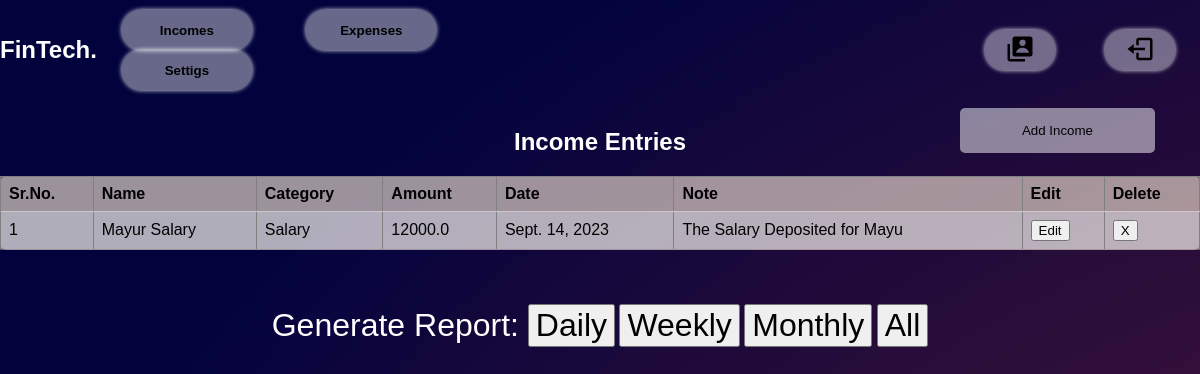
Page /incomes (signed in) on the committed database.
### FinTech/models.py (models this page shows, shortened)
class Income(models.Model):
    user = models.ForeignKey(User, related_name='user_name', on_delete=models.CASCADE)
    name= models.CharField(max_length=50)
    date = models.DateField(default=date.today())
    amount= models.FloatField()
    category = models.ForeignKey(IncomeCategory, related_name='income_catg', on_delete=models.CASCADE)
    note=models.TextField()

class IncomeCategory(models.Model):
    name = models.CharField(max_length=50, unique=True)
    def __str__(self):
        return self.name

### FinTech/views.py (the view, shortened to what this page needs)
# urls.py: path('incomes',views.income,name="incomes"),
def income(request):
    if request.user.is_authenticated:
        incomes_catg= IncomeCategory.objects.all()
        incomes= Income.objects.filter(user=request.user.id)
        return render(request,"income.html",{"categories":incomes_catg,"incomes":incomes})
    else:
        return redirect("/")

### templates/income.html (shortened to what this page needs)
{% load static %}
<!DOCTYPE html>
<html>
<head>
    <link rel="stylesheet" href="{% static './expense.css' %}">
    <link rel="stylesheet" href="{% static 'nav.css' %}">
</head>
<body>
    <nav class="nav">
        <a href="/dashboard" id="logo"><h1>FinTech.</h1></a>
         <div class="nav-button">
             <button class="btn" id="Income" onclick="location.href='/incomes'">Incomes</button>
             <button class="btn" id="Expense" onclick="location.href='/expenses'">Expenses</button>
             <button class="btn" id="Setting" onclick="location.href='/settings'">Settigs</button>
         </div>
         <div class="nav-logo">
             <button class="btn left" id="Profile" onclick="location.href='/profile'"><img/></button>
             <button class="btn left" id="Logout" onclick="location.href='/logout'"><img/></button>
         </div>
     </nav>
     <br>
    <button id="addIncomeButton" onclick="showIncomeForm()">Add Income</button>
    <h2 style="color: white;">Income Entries</h2>
    <table id="incomeTable" border="1">
        <tr>
            <th>Sr.No.</th>
            <th>Name</th>
            <th>Category</th>
            <th>Amount</th>
            <th>Date</th>
            <th>Note</th>
            <th>Edit</th>
            <th>Delete</th>
        </tr>
        {% for income in incomes %}
        <tr>
            <td>{{forloop.counter}}</td>
            <td>{{income.name}}</td>
            <td>{{income.category}}</td>
            <td>{{income.amount}}</td>
            <td>{{income.date}}</td>
            <td>{{income.note}}</td>
            <td>
                <div class="rem">
                    <button type="button" onclick="location.href='/edit-income/{{income.id}}' ">
                        <span class="glyphicon glyphicon-trash">Edit</span>
                    </button>
                </div>
            </td>
            <td>
                <div class="rem">
                    <button type="button" onclick="location.href='/delete-income/{{income.id}}' ">
                        <span class="glyphicon glyphicon-trash">X</span>
                    </button>
                </div>
            </td>
        </tr>
        {% endfor %}
    </table>
    <br><br><br>
    <div style="position: relative; text-align: center;">
        <label style="font-size: 2em; color: white;" for="date">Generate Report: </label>
        <button style="font-size: 2em;align-self: center;" type="button" onclick="location.href='/income-report/daily' ">
            <span class="glyphicon glyphicon-trash"> Daily </span>
        </button>
        <button style="font-size: 2em;align-self: center;" type="button" onclick="location.href='/income-report/weekly' ">
            <span class="glyphicon glyphicon-trash"> Weekly </span>
        </button>
        <button style="font-size: 2em;align-self: center;" type="button" onclick="location.href='/income-report/monthly' ">
            <span class="glyphicon glyphicon-trash"> Monthly </span>
        </button>
        <button style="font-size: 2em;align-self: center;" type="button" onclick="location.href='/income-report/alltime' ">
            <span class="glyphicon glyphicon-trash"> All </span>
        </button>
    </div>
</body>
</html>

### static/expense.css (style rules this page uses)
body { min-height: 100vh; background: url(dark-gradient.jpg); }
#addIncomeButton { position: absolute; right: 45px; background-color: rgba(255, 255, 255, 0.5); padding: 15px 62px; border: none; border-radius: 5px; }
h1 { color: white; }
h2 { text-align: center; color:black; }
#incomeTable { border-collapse: collapse; width: 100%; background-color: rgba(250, 235, 215, 0.379); border-radius: 7px; border-color: none; }
#incomeTable th, #incomeTable td { padding: 8px; text-align: left; border-bottom: 1px solid rgba(250, 235, 215, 0.379); }
#incomeTable th { background-color: rgba(250, 235, 215, 0.379); }
#incomeTable tr:nth-child(even) { background-color: rgba(255, 255, 255, 0.5); }

### static/nav.css (style rules this page uses)
body { font-family: Arial, sans-serif; margin: 0; padding: 0; background: url(dark-gradient.jpg); }
.nav { display: flex; width: 100%; justify-content: center; align-items: center; margin-top: 10px; }
.nav-logo { display: flex; flex-direction: row; justify-content: center; align-items: center; color: #ffffff; margin-right: 0px; margin-left: 490px; }
#logo { text-decoration: none; color: #ffffff; }
.left { width: 130px; height: 40px; font-weight: 700; background: rgba(255, 255, 255, 0.4); border: none; border-radius: 30px; cursor: pointer; transition: .3s ease; margin: 0 25px; box-shadow: 0 0 5px rgb(255, 254, 254); }
.nav-button .btn { width: 130px; height: 40px; font-weight: 700; background: rgba(255, 255, 255, 0.4); border: none; border-radius: 30px; cursor: pointer; transition: .3s ease; margin: 0 25px; box-shadow: 0 0 5px rgb(255, 254, 254); }
#Logout { width: 70px; }
#Profile { width: 70px; }

### rows in the picture
Income: name "Mayur Salary", category "Salary", amount "12000.0", date "Sept. 14, 2023", note "The Salary Deposited for Mayu"
